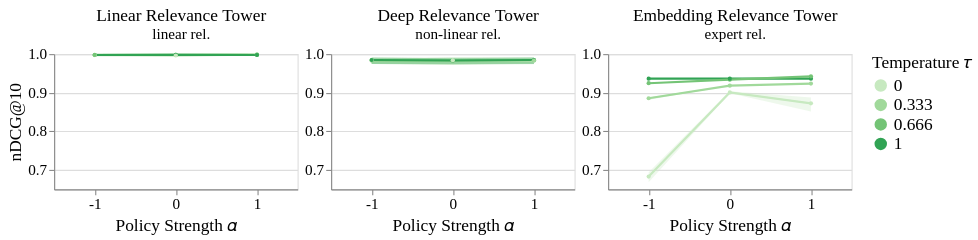

Write notebook code for a chart like this one.
### Code cell
def plot_relevance(experiment, policy_strength, title="", subtitle="", width=225, height=125, color="blues", show_axis_title=True):
    scheme = {
        "blue": ["#C6DBEF", "#9ECAE1", "#6BAED6", "#3182BD", "#636363"],
        "green": ["#C7E9C0", "#A1D99B", "#74C476", "#31A354", "#636363"],
        "orange": ["#FDD0A2", "#FD8D3C", "#FD8D3C", "#E6550E", "#636363"],
    }[color]

    df = load(experiment, "test.csv")

    base = alt.Chart(df, width=width, height=height, title=alt.Title(text=title, subtitle=subtitle)).encode(
        x=alt.X("policy_strength:O", title="Policy Strength 𝛼").axis(labelAngle=0)
    )
    
    line = base.mark_line(point=True, opacity=1).encode(
        y=alt.Y("mean(ndcg@10):Q", title="nDCG@10" if show_axis_title else None).scale(zero=False),
        color=alt.Color("policy_temperature:O", title="Temperature 𝜏").scale(range=scheme)
    )
    
    ci = base.mark_errorband(extent="ci").encode(
        y=alt.Y("ndcg@10:Q", title="nDCG@10" if show_axis_title else None).scale(zero=False),
        color=alt.Color("policy_temperature:O").scale(range=scheme)
    )

    return ci + line





linear = plot_relevance("2-model-fit-linear", policy_strength=1, color="green", title="Linear Relevance Tower", subtitle="linear rel.")
deep = plot_relevance("2-model-fit-deep", policy_strength=1, color="green", title="Deep Relevance Tower", subtitle="non-linear rel.", show_axis_title=False)
embedding = plot_relevance("2-model-fit-embedding", policy_strength=1, color="green", title="Embedding Relevance Tower", subtitle="expert rel.", show_axis_title=False)


chart = (
    linear | deep | embedding
).configure_line(
    size=2
).configure_point(
    size=15
).resolve_scale(
    y="shared"
).configure_concat(
    spacing=5
)

chart
